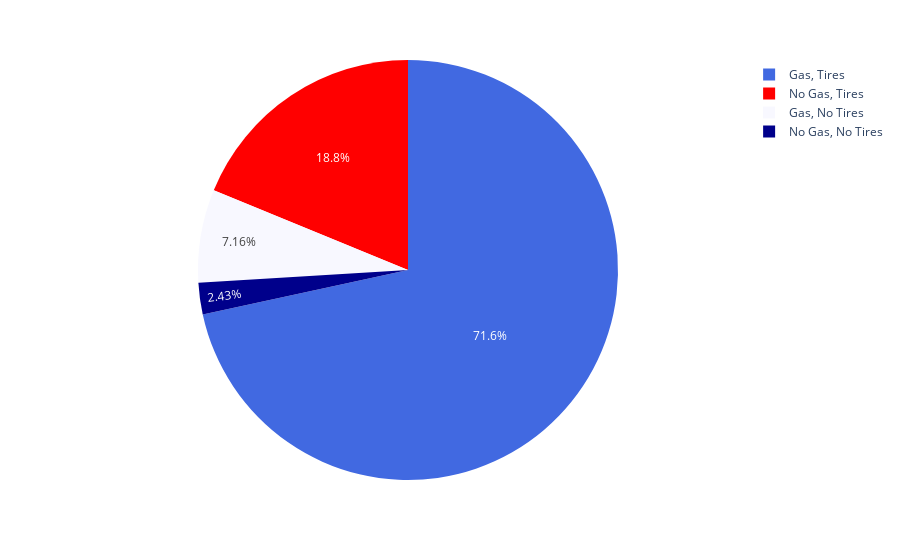

Notebook code cell kept with this figure:
### Code cell
###Test Case###
q2(costco)

### Figure 1 — Plotly figure (JSON) as saved in the notebook; plotly's stock layout.template omitted (floating-point values rounded to 4 significant figures)
{"data": [{"domain": {"x": [0, 1], "y": [0, 1]}, "hovertemplate": "label=%{label}<br>value=%{value}<extra></extra>", "labels": ["Gas, Tires", "No Gas, Tires", "No Gas, No Tires", "Gas, No Tires"], "legendgroup": "", "name": "", "showlegend": true, "type": "pie", "values": [560, 147, 19, 56]}], "layout": {"autosize": true, "legend": {"tracegroupgap": 0}, "margin": {"t": 60}, "piecolorway": ["royalblue", "red", "ghostwhite", "darkblue"]}}
